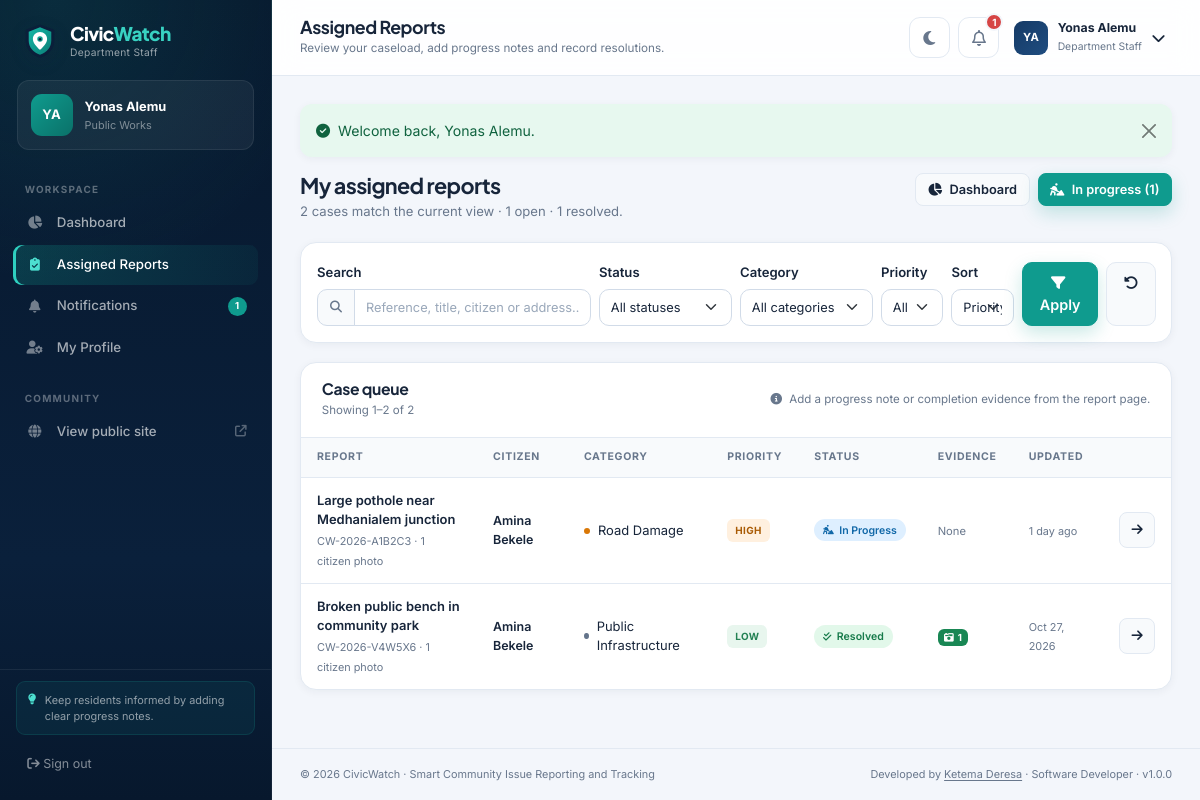
The app's page /staff/reports.php (signed in) with its own data.
### tables this page shows
CREATE TABLE users (
    id INT UNSIGNED NOT NULL AUTO_INCREMENT,
    full_name VARCHAR(120) NOT NULL,
    email VARCHAR(160) NOT NULL,
    phone VARCHAR(30) NULL,
    address VARCHAR(255) NULL,
    password_hash VARCHAR(255) NOT NULL,
    role ENUM('admin', 'citizen', 'staff') NOT NULL DEFAULT 'citizen',
    department_id INT UNSIGNED NULL,
    avatar VARCHAR(255) NULL,
    is_active TINYINT(1) NOT NULL DEFAULT 1,
    last_login DATETIME NULL,
    created_at TIMESTAMP NOT NULL DEFAULT CURRENT_TIMESTAMP,
    updated_at TIMESTAMP NOT NULL DEFAULT CURRENT_TIMESTAMP ON UPDATE CURRENT_TIMESTAMP,
    PRIMARY KEY (id),
    UNIQUE KEY uq_users_email (email),
    KEY idx_users_role (role),
    KEY idx_users_department (department_id),
    KEY idx_users_active (is_active),
    CONSTRAINT fk_users_department
        FOREIGN KEY (department_id) REFERENCES departments (id)
        ON UPDATE CASCADE ON DELETE SET NULL
);

CREATE TABLE departments (
    id INT UNSIGNED NOT NULL AUTO_INCREMENT,
    name VARCHAR(120) NOT NULL,
    slug VARCHAR(140) NOT NULL,
    description TEXT NULL,
    email VARCHAR(160) NULL,
    phone VARCHAR(30) NULL,
    is_active TINYINT(1) NOT NULL DEFAULT 1,
    created_at TIMESTAMP NOT NULL DEFAULT CURRENT_TIMESTAMP,
    updated_at TIMESTAMP NOT NULL DEFAULT CURRENT_TIMESTAMP ON UPDATE CURRENT_TIMESTAMP,
    PRIMARY KEY (id),
    UNIQUE KEY uq_departments_name (name),
    UNIQUE KEY uq_departments_slug (slug),
    KEY idx_departments_active (is_active)
);

CREATE TABLE reports (
    id INT UNSIGNED NOT NULL AUTO_INCREMENT,
    reference_no VARCHAR(30) NOT NULL,
    user_id INT UNSIGNED NOT NULL,
    category_id INT UNSIGNED NOT NULL,
    department_id INT UNSIGNED NULL,
    assigned_staff_id INT UNSIGNED NULL,
    title VARCHAR(180) NOT NULL,
    description TEXT NOT NULL,
    address VARCHAR(255) NOT NULL,
    latitude DECIMAL(10, 8) NOT NULL,
    longitude DECIMAL(11, 8) NOT NULL,
    priority ENUM('low', 'medium', 'high', 'critical') NOT NULL DEFAULT 'medium',
    status ENUM('pending', 'under_review', 'approved', 'assigned', 'in_progress', 'resolved', 'rejected') NOT NULL DEFAULT 'pending',
    admin_notes TEXT NULL,
    rejection_reason VARCHAR(500) NULL,
    resolved_at DATETIME NULL,
    created_at TIMESTAMP NOT NULL DEFAULT CURRENT_TIMESTAMP,
    updated_at TIMESTAMP NOT NULL DEFAULT CURRENT_TIMESTAMP ON UPDATE CURRENT_TIMESTAMP,
    PRIMARY KEY (id),
    UNIQUE KEY uq_reports_reference (reference_no),
    KEY idx_reports_user (user_id),
    KEY idx_reports_category (category_id),
    KEY idx_reports_department (department_id),
    KEY idx_reports_staff (assigned_staff_id),
    KEY idx_reports_status (status),
    KEY idx_reports_priority (priority),
    KEY idx_reports_created (created_at),
    KEY idx_reports_status_created (status, created_at),
    CONSTRAINT fk_reports_user
        FOREIGN KEY (user_id) REFERENCES users (id)
        ON UPDATE CASCADE ON DELETE RESTRICT,
    CONSTRAINT fk_reports_category
        FOREIGN KEY (category_id) REFERENCES categories (id)
        ON UPDATE CASCADE ON DELETE RESTRICT,
    CONSTRAINT fk_reports_department
        FOREIGN KEY (department_id) REFERENCES departments (id)
        ON UPDATE CASCADE ON DELETE SET NULL,
    CONSTRAINT fk_reports_staff
        FOREIGN KEY (assigned_staff_id) REFERENCES users (id)
        ON UPDATE CASCADE ON DELETE SET NULL
);

CREATE TABLE categories (
    id INT UNSIGNED NOT NULL AUTO_INCREMENT,
    name VARCHAR(120) NOT NULL,
    slug VARCHAR(140) NOT NULL,
    description VARCHAR(255) NULL,
    icon VARCHAR(60) NOT NULL DEFAULT 'fa-circle-exclamation',
    color VARCHAR(20) NOT NULL DEFAULT '#0f9b8e',
    is_active TINYINT(1) NOT NULL DEFAULT 1,
    created_at TIMESTAMP NOT NULL DEFAULT CURRENT_TIMESTAMP,
    updated_at TIMESTAMP NOT NULL DEFAULT CURRENT_TIMESTAMP ON UPDATE CURRENT_TIMESTAMP,
    PRIMARY KEY (id),
    UNIQUE KEY uq_categories_name (name),
    UNIQUE KEY uq_categories_slug (slug),
    KEY idx_categories_active (is_active)
);

### staff/reports.php (the view, shortened to what the rows shown need)
<?php
require_once __DIR__ . '/../includes/functions.php';
$user = require_role('staff');
$staffId = (int) $user['id'];
$pageTitle = 'Assigned Reports';
$sort = get('sort', 'priority');
$sortOptions = [
    'priority' => "FIELD(r.priority, 'critical', 'high', 'medium', 'low'), r.updated_at DESC",
    'newest' => 'r.created_at DESC',
    'oldest' => 'r.created_at ASC',
    'updated' => 'r.updated_at DESC',
];
$orderBy = $sortOptions[$sort] ?? $sortOptions['priority'];
$where = ['r.assigned_staff_id = ?'];
$params = [$staffId];
$whereSql = ' WHERE ' . implode(' AND ', $where);
$total = (int) fetch_value(
    'SELECT COUNT(*) FROM reports r JOIN users u ON u.id = r.user_id' . $whereSql,
    $params,
    0
);
$pagination = paginate($total, 12);
$offset = (int) $pagination['offset'];
$limit = (int) $pagination['per_page'];
$reports = fetch_all(
    "SELECT r.*, c.name AS category_name, c.icon AS category_icon, c.color AS category_color,
            u.full_name AS citizen_name,
            (SELECT COUNT(*) FROM report_images ri WHERE ri.report_id = r.id AND ri.image_type = 'report') AS image_count,
            (SELECT COUNT(*) FROM report_images ri WHERE ri.report_id = r.id AND ri.image_type = 'evidence') AS evidence_count
     FROM reports r
     JOIN categories c ON c.id = r.category_id
     JOIN users u ON u.id = r.user_id
     {$whereSql}
     ORDER BY {$orderBy}
     LIMIT {$limit} OFFSET {$offset}",
    $params
);
require __DIR__ . '/../includes/dashboard_header.php';
?>
<div class="page-heading">
    <div>
        <h2>My assigned reports</h2>
    </div>
</div>
<div class="content-card">
    <?php if ($reports): ?>
        <div class="table-responsive">
            <table class="table table-hover align-middle">
                <thead>
                    <tr>
                        <th>Report</th>
                        <th>Citizen</th>
                        <th>Category</th>
                        <th>Priority</th>
                        <th>Status</th>
                        <th>Evidence</th>
                        <th>Updated</th>
                        <th></th>
                    </tr>
                </thead>
                <tbody>
                    <?php foreach ($reports as $report): ?>
                        <tr>
                            <td>
                                <a class="table-title" href="<?= e(url('staff/report_view.php?id=' . (int) $report['id'])) ?>"><?= e(short_text($report['title'], 40)) ?></a>
                                <span class="table-sub"><?= e($report['reference_no']) ?><?= (int) $report['image_count'] > 0 ? ' · ' . (int) $report['image_count'] . ' citizen photo' . ((int) $report['image_count'] === 1 ? '' : 's') : '' ?></span>
                            </td>
                            <td><span class="fw-600 fs-7"><?= e($report['citizen_name']) ?></span></td>
                            <td>
                                <span class="d-inline-flex align-items-center gap-2">
                                    <span class="dot" style="background:<?= e($report['category_color']) ?>"></span>
                                    <?= e($report['category_name']) ?>
                                </span>
                            </td>
                            <td><?= priority_badge($report['priority']) ?></td>
                            <td><?= status_badge($report['status']) ?></td>
                            <td>
                                <?php if ((int) $report['evidence_count'] > 0): ?>
                                    <span class="badge text-bg-success"><i class="fa-solid fa-camera-retro me-1"></i><?= (int) $report['evidence_count'] ?></span>
                                <?php else: ?>
                                    <span class="text-body-secondary fs-8">None</span>
                                <?php endif; ?>
                            </td>
                            <td><span class="table-sub"><?= e(time_ago($report['updated_at'])) ?></span></td>
                            <td class="text-end">
                                <a class="btn btn-soft btn-sm btn-icon" href="<?= e(url('staff/report_view.php?id=' . (int) $report['id'])) ?>" title="Open case"><i class="fa-solid fa-arrow-right"></i></a>
                            </td>
                        </tr>
                    <?php endforeach; ?>
                </tbody>
            </table>
        </div>
    <?php endif; ?>
</div>
<?php require __DIR__ . '/../includes/dashboard_footer.php'; ?>

### includes/dashboard_header.php (shortened to what the rows shown need)
<?php
require_once __DIR__ . '/functions.php';
$user = auth_user();
$pageTitle = $pageTitle ?? 'Dashboard';
$role = $user['role'];
$roleLabel = role_label($role);
?>
<!doctype html>
<html lang="en" data-bs-theme="light">
<head>
    <link href="https://cdn.jsdelivr.net/npm/bootstrap@5.3.3/dist/css/bootstrap.min.css" rel="stylesheet">
    <link href="https://cdnjs.cloudflare.com/ajax/libs/font-awesome/6.5.2/css/all.min.css" rel="stylesheet">
    <link href="https://unpkg.com/leaflet@1.9.4/dist/leaflet.css" rel="stylesheet">
    <link href="<?= e(asset('css/style.css')) ?>" rel="stylesheet">
</head>
<body class="dashboard-body">
<div class="app-shell">
    <aside class="app-sidebar" id="appSidebar" aria-label="Main navigation">
        <div class="sidebar-head">
            <a class="brand-lockup brand-lockup-light" href="<?= e(url(dashboard_path($role))) ?>">
                <span><strong>Civic<span>Watch</span></strong><small><?= e($roleLabel) ?></small></span>
            </a>
        </div>
        <div class="sidebar-profile">
            <div class="avatar avatar-teal"><?= e(initials($user['full_name'])) ?></div>
            <div class="min-w-0">
                <strong class="text-truncate d-block"><?= e($user['full_name']) ?></strong>
                <span class="text-truncate d-block"><?= e($user['department_name'] ?: $roleLabel) ?></span>
            </div>
        </div>
    </aside>
    <div class="app-main">
        <header class="app-topbar">
            <div class="d-flex align-items-center gap-3 min-w-0">
                <div class="min-w-0">
                    <h1 class="topbar-title text-truncate"><?= e($pageTitle) ?></h1>
                </div>
            </div>
            <div class="topbar-actions">
                <div class="dropdown">
                    <button class="user-menu" type="button" data-bs-toggle="dropdown" aria-expanded="false">
                        <span class="avatar avatar-sm"><?= e(initials($user['full_name'])) ?></span>
                        <span class="user-menu-text d-none d-md-block">
                            <strong><?= e($user['full_name']) ?></strong>
                            <small><?= e($roleLabel) ?></small>
                        </span>
                        <i class="fa-solid fa-chevron-down small d-none d-md-block"></i>
                    </button>
                </div>
            </div>
        </header>
        <main class="app-content">

### includes/functions.php (shortened to what the rows shown need)
<?php
require_once __DIR__ . '/../config/database.php';
function e(mixed $value): string
{
    return htmlspecialchars((string) $value, ENT_QUOTES | ENT_SUBSTITUTE, 'UTF-8');
}
function url(string $path = ''): string
{
    return (BASE_URL !== '' ? BASE_URL : '') . '/' . ltrim($path, '/');
}
function asset(string $path): string
{
    return url('assets/' . ltrim($path, '/'));
}
function get(string $key, string $default = ''): string
{
    $value = $_GET[$key] ?? $default;
    return is_scalar($value) ? trim((string) $value) : $default;
}
function get_int(string $key, int $default = 0): int
{
    return (int) ($_GET[$key] ?? $default);
}
function auth_user(): ?array
{
    static $loaded = false;
    static $user = null;
    if ($loaded) {
        return $user;
    }
    $loaded = true;
    $stmt = db()->prepare(
        'SELECT u.*, d.name AS department_name
         FROM users u
         LEFT JOIN departments d ON d.id = u.department_id
         WHERE u.id = ? LIMIT 1'
    );
    $stmt->execute([(int) $_SESSION['user_id']]);
    $row = $stmt->fetch();
    $user = $row;
    return $user;
}
function require_login(): array
{
    $user = auth_user();
    return $user;
}
function require_role(string|array $roles): array
{
    $user = require_login();
    $roles = is_array($roles) ? $roles : [$roles];
    return $user;
}
function dashboard_path(string $role): string
{
    return match ($role) {
        'admin' => 'admin/index.php',
        'staff' => 'staff/index.php',
        default => 'user/index.php',
    };
}
function role_label(string $role): string
{
    return match ($role) {
        'admin' => 'Administrator',
        'staff' => 'Department Staff',
        default => 'Citizen',
    };
}
function initials(string $name): string
{
    $parts = preg_split('/\s+/', trim($name)) ?: [];
    $first = mb_substr($parts[0] ?? 'U', 0, 1);
    $last = count($parts) > 1 ? mb_substr($parts[count($parts) - 1], 0, 1) : '';
    return mb_strtoupper($first . $last);
}
function format_date(?string $date, string $format = 'M j, Y'): string
{
    $ts = strtotime($date);
    return $ts ? date($format, $ts) : '—';
}
function time_ago(?string $date): string
{
    $ts = strtotime($date);
    $diff = time() - $ts;
    if ($diff < 604800) {
        $days = (int) floor($diff / 86400);
        return $days . ' day' . ($days === 1 ? '' : 's') . ' ago';
    }
    return format_date($date);
}
function short_text(?string $text, int $limit = 110): string
{
    $text = trim((string) $text);
    if (mb_strlen($text) <= $limit) {
        return $text;
    }
    return rtrim(mb_substr($text, 0, $limit - 1)) . '…';
}
function statuses(): array
{
    return [
        'pending'      => ['label' => 'Pending', 'class' => 'status-pending', 'icon' => 'fa-hourglass-half', 'percent' => 10],
        'under_review' => ['label' => 'Under Review', 'class' => 'status-under-review', 'icon' => 'fa-magnifying-glass', 'percent' => 25],
        'approved'     => ['label' => 'Approved', 'class' => 'status-approved', 'icon' => 'fa-circle-check', 'percent' => 40],
        'assigned'     => ['label' => 'Assigned', 'class' => 'status-assigned', 'icon' => 'fa-user-check', 'percent' => 55],
        'in_progress'  => ['label' => 'In Progress', 'class' => 'status-in-progress', 'icon' => 'fa-person-digging', 'percent' => 75],
        'resolved'     => ['label' => 'Resolved', 'class' => 'status-resolved', 'icon' => 'fa-check-double', 'percent' => 100],
        'rejected'     => ['label' => 'Rejected', 'class' => 'status-rejected', 'icon' => 'fa-circle-xmark', 'percent' => 100],
    ];
}
function status_meta(string $status): array
{
    $all = statuses();
    return $all[$status] ?? ['label' => ucwords(str_replace('_', ' ', $status)), 'class' => 'status-pending', 'icon' => 'fa-circle-info', 'percent' => 0];
}
function status_badge(string $status): string
{
    $meta = status_meta($status);
    return '<span class="badge-status ' . e($meta['class']) . '"><i class="fa-solid ' . e($meta['icon']) . '"></i> ' . e($meta['label']) . '</span>';
}
function priority_meta(string $priority): array
{
    return match ($priority) {
        'critical' => ['label' => 'Critical', 'class' => 'priority-critical'],
        'high'     => ['label' => 'High', 'class' => 'priority-high'],
        'low'      => ['label' => 'Low', 'class' => 'priority-low'],
        default    => ['label' => 'Medium', 'class' => 'priority-medium'],
    };
}
function priority_badge(string $priority): string
{
    $meta = priority_meta($priority);
    return '<span class="badge-priority ' . e($meta['class']) . '">' . e($meta['label']) . '</span>';
}
function fetch_all(string $sql, array $params = []): array
{
    $stmt = db()->prepare($sql);
    $stmt->execute($params);
    return $stmt->fetchAll();
}
function fetch_value(string $sql, array $params = [], mixed $default = 0): mixed
{
    $stmt = db()->prepare($sql);
    $stmt->execute($params);
    $value = $stmt->fetchColumn();
    return $value === false ? $default : $value;
}
function paginate(int $total, int $perPage = 10, ?int $page = null): array
{
    $perPage = max(1, $perPage);
    $pages = max(1, (int) ceil($total / $perPage));
    $page = $page ?? max(1, get_int('page', 1));
    $page = max(1, min($page, $pages));
    return [
        'page' => $page,
        'per_page' => $perPage,
        'total' => $total,
        'pages' => $pages,
        'offset' => ($page - 1) * $perPage,
        'from' => $total === 0 ? 0 : (($page - 1) * $perPage) + 1,
        'to' => min($page * $perPage, $total),
    ];
}

### records on screen
users: role "Department Staff", full_name "YA", full_name "Yonas Alemu", department.name "Public Works"
reports: title "Large pothole near Medhanialem junction", reference_no "CW-2026-A1B2C3", image_count "1", user.full_name "Amina Bekele", category.name "Road Damage", priority "HIGH", status "In Progress", shows "None", updated_at "1 day ago"
reports: title "Broken public bench in community park", reference_no "CW-2026-V4W5X6", image_count "1", user.full_name "Amina Bekele", category.name "Public Infrastructure", priority "LOW", status "Resolved", evidence_count "1", updated_at "Oct 27, 2026"

### other values on screen
$item['label'] "Dashboard"
$item['label'] "Assigned Reports"
$item['label'] "Notifications"
$unread > 99 ? '99+' : (string) $unread "1"
$item['label'] "My Profile"
$pageTitle "Assigned Reports"
$pageSubtitle "Review your caseload, add progress notes and record resolutions."
$unread > 9 ? '9+' : (string) $unread "1"
$flash['message'] "Welcome back, Yonas Alemu."
$total "2"
$counts['open'] "1"
$counts['resolved'] "1"
$counts['in_progress'] "1"
$pagination['from'] "1"
$pagination['to'] "2"
